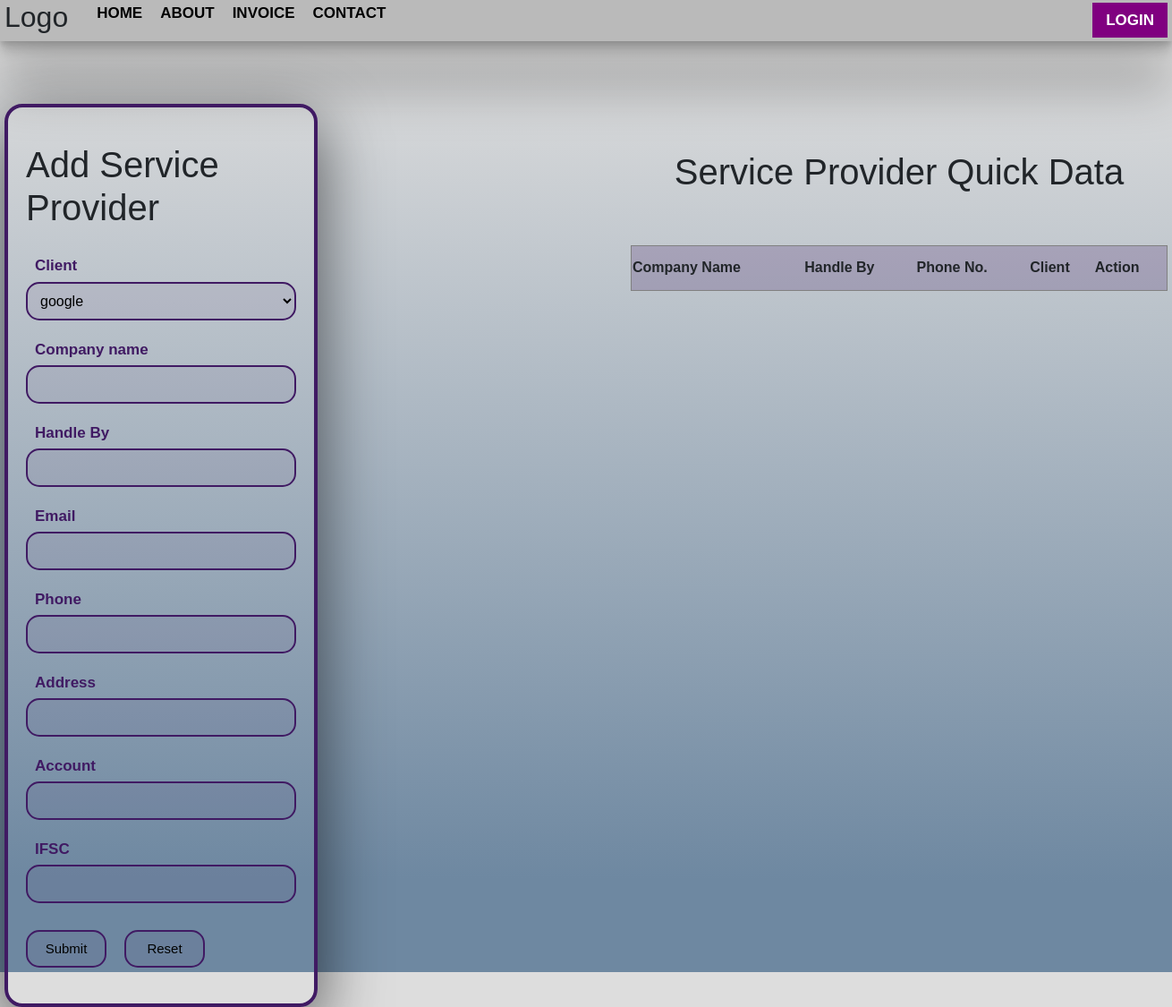
Before: /add_service/ with the older database file.
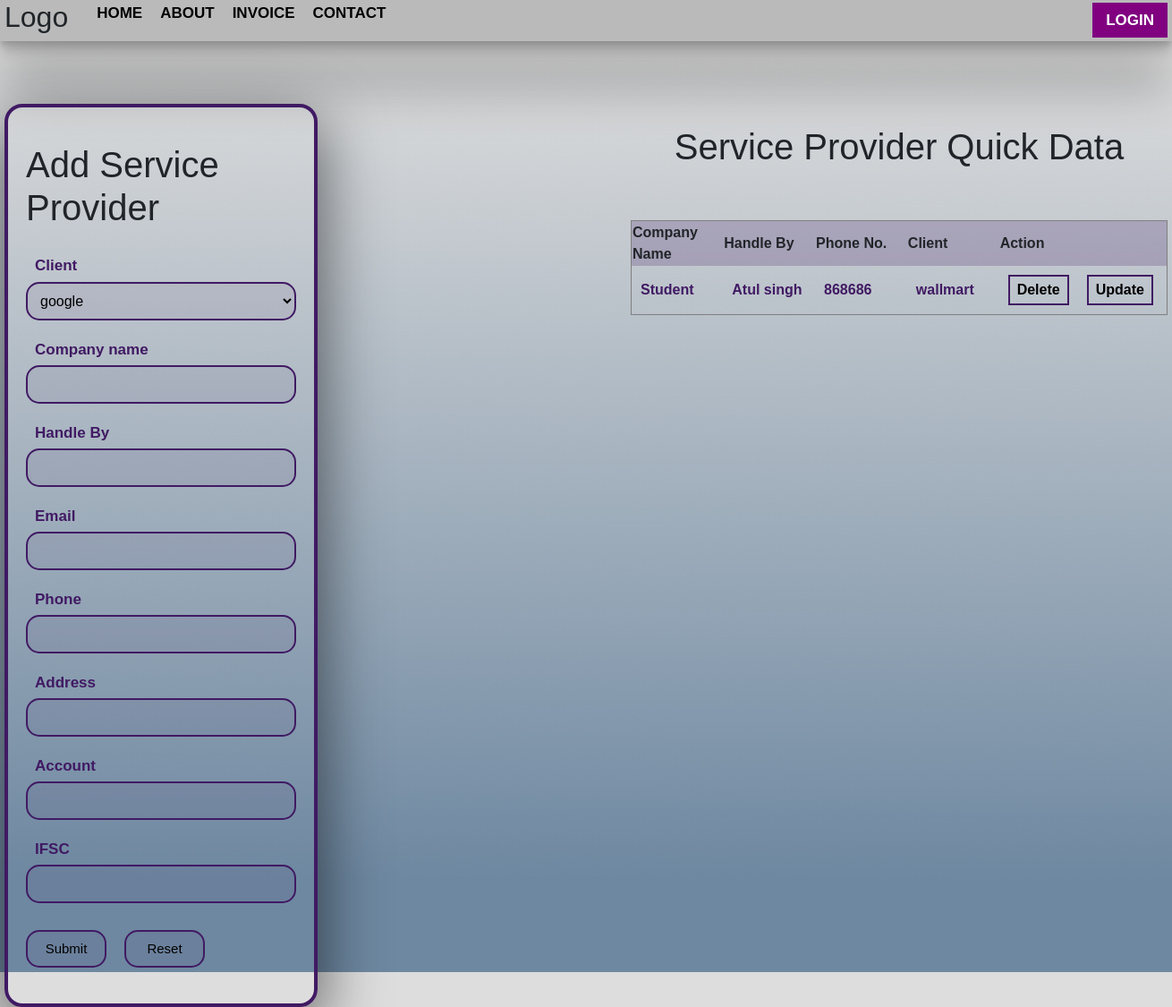
After: the same page with the newer database file.
### myInvoice/models.py (models this page shows, shortened)
class Provider(models.Model):
    client = models.ForeignKey(Client, on_delete=models.CASCADE)
    comp_name = models.CharField(max_length=200)
    handle = models.CharField(max_length=200)
    email = models.CharField(max_length=100)
    phone = models.IntegerField()
    address = models.TextField()
    account = models.IntegerField()
    ifsc = models.IntegerField()
    class Meta:
        db_table = 'providers'

class Client(models.Model):
    comp_name = models.CharField(max_length=50)
    gst = models.IntegerField()
    country = models.CharField(max_length=30)
    state = models.CharField(max_length=30)
    address = models.CharField(max_length=100)
    def __str__(self):
        return self.comp_name
    class Meta:
        db_table = 'clients'

### myInvoice/views.py (the view, shortened to what this page needs)
# urls.py: path('add_service/', provider, name='addService'),
def provider(request):
    provideObj = Provider.objects.all()
    return render(request, 'addService.html', {'clients':Client.objects.all(), 'providerObj':provideObj})

### myInvoice/templates/addService.html (shortened to what this page needs)
{% extends "base.html" %}
{% block body %}
<div class="add-service">
    <div class="ser-content">
        <div class="ser-data">
            <form action="" method="post">
                <div class="provider-model">
                    <h1>Add Service Provider</h1>
                    <div class="provider-box">
                        <label for="">Client</label>
                        <select name="client" id="">
                            {% for i in clients %}
                            <option value="{{i.id}}">{{i.comp_name}}</option>
                            {% endfor %}
                        </select>
                    </div>
                    <div class="provider-box">
                        <label for="">Company name</label>
                        <input name="company" type="text">
                    </div>
                    <div class="provider-box">
                        <label for="">Handle By</label>
                        <input name="handle" type="text">
                    </div>
                    <div class="provider-box">
                        <label for="">Email</label>
                        <input name="email" type="email">
                    </div>
                    <div class="provider-box">
                        <label for="">Phone</label>
                        <input name="number" type="number">
                    </div>
                    <div class="provider-box">
                        <label for="">Address</label>
                        <input name="address" type="text">
                    </div>
                    <div class="provider-box">
                        <label for="">Account</label>
                        <input name="account" type="number">
                    </div>
                    <div class="provider-box">
                        <label for="">IFSC</label>
                        <input name="ifsc" type="text">
                    </div>
                    <div class="client-btn">
                        <button type="submit" class="service-btn">Submit</button>
                        <button type="reset" class="service-btn">Reset</button>
                    </div>
                </div>
            </form>
        </div>
        <div class="provider">
            <h1>Service Provider Quick Data</h1>
            <div class="provider-data">
                <table border="1px">
                    <tr>
                        <th>Company Name</th>
                        <th>Handle By</th>
                        <th>Phone No.</th>
                        <th>Client</th>
                        <th>Action</th>
                    </tr>
                    {% for i in providerObj %}
                    <tr>
                        <td>{{i.comp_name}}</td>
                        <td>{{i.handle}}</td>
                        <td>{{i.phone}}</td>
                        <td>{{i.client}}</td>
                        <td>
                            <div class="client-btn">
                                <a href="/delete_service/{{i.id}}" class="delete-btn">Delete</a>
                                <a href="/update_service/{{i.id}}" class="update-btn">Update</a>
                            </div>
                        </td>
                    </tr>
                    {% endfor %}
                </table>
            </div>
        </div>
    </div>
</div>
{% endblock body %}

Changed rows visible on the page:
added Provider: comp_name "Student", handle "Atul singh", phone "868686", client "wallmart"
